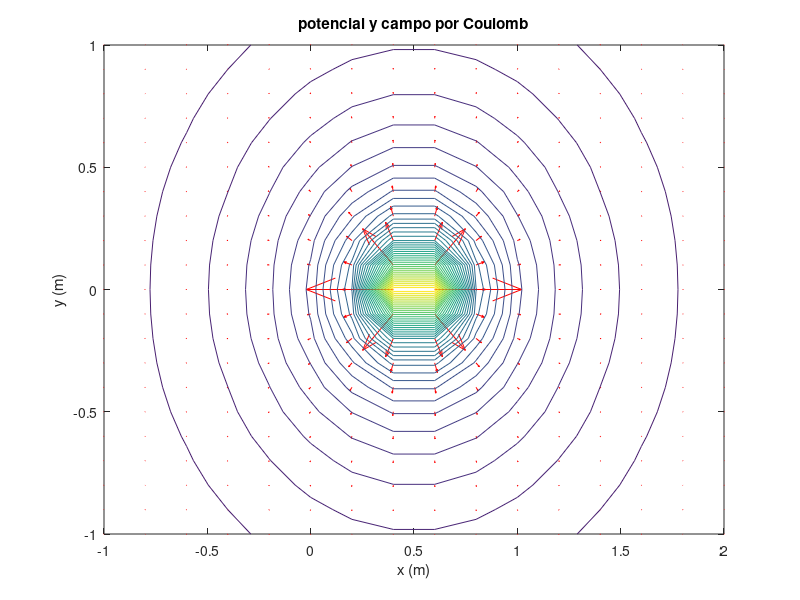
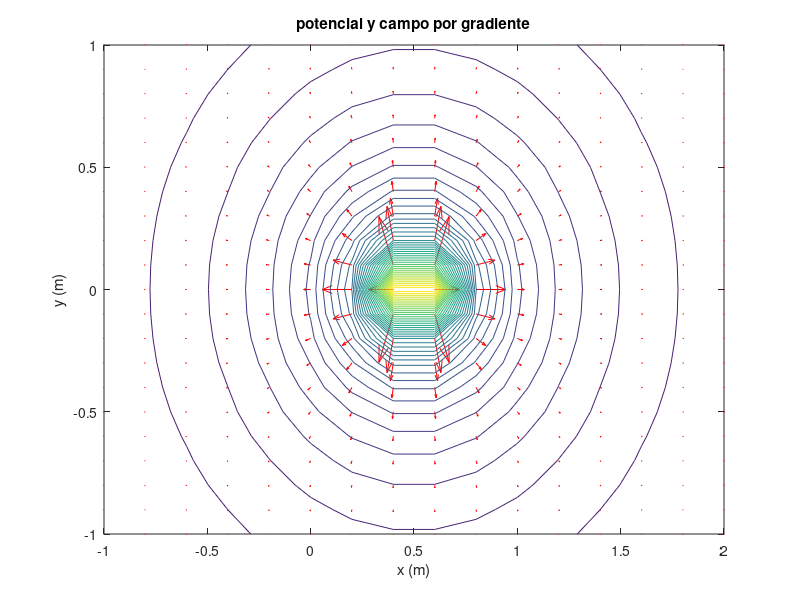

Reproduce these figures in MATLAB, in order.
% representación gráfica de líneas de campo y superficies equipotenciales 

% datos
k=9*10^9; % constante de Coulomb
x0=0.5; % posición x carga
y0=0; % posición y carga

q=input('valor de la carga en nC, q: ');
q0=q*10^-9; % valor carga en C

a=-1.0:0.2:2.0;
b=-1.0:0.1:1.0;
[x,y]=meshgrid(a,b);

%Entre dos puntos, su vector es: (x-x0, y-y0);
r0=abs(sqrt((x-x0).^2+(y-y0).^2)); % módulo del vector posición
fx=k*(q0*(x-x0)./r0.^3); % componente x del campo eléctrico
fy=k*(q0*(y-y0)./r0.^3); % componente y del campo eléctrico

V= k*q0./r0; %Valor del potencial


f1=figure;
quiver(x,y,fx,fy,2,'r'); % dibujo las líneas del campo vectorial
hold on
contour(x,y,V, 40); % Dibujo de las líneas equipotenciales
xlabel('x (m)')
ylabel('y (m)')
title('potencial y campo por Coulomb')
hold off

[ex, ey]=gradient(-V,0.2,0.1); % campo como gradiente del potencial
f2=figure;
quiver(x,y,ex,ey,1,'r') % dibujo las líneas del campo vectorial
hold on
contour(x,y,V,40); % Dibujo de las líneas equipotenciales
xlabel('x (m)')
ylabel('y (m)')
title('potencial y campo por gradiente')
hold off


